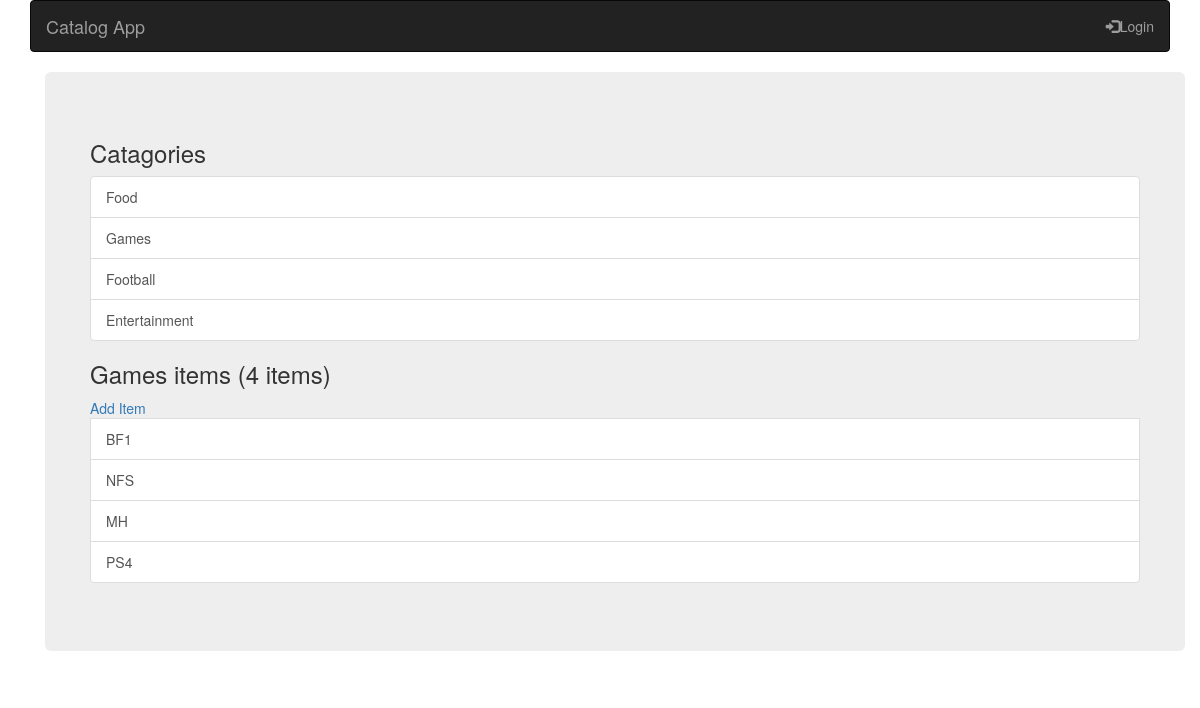
/catalog/Games/items, run on an earlier commit of the app's database.
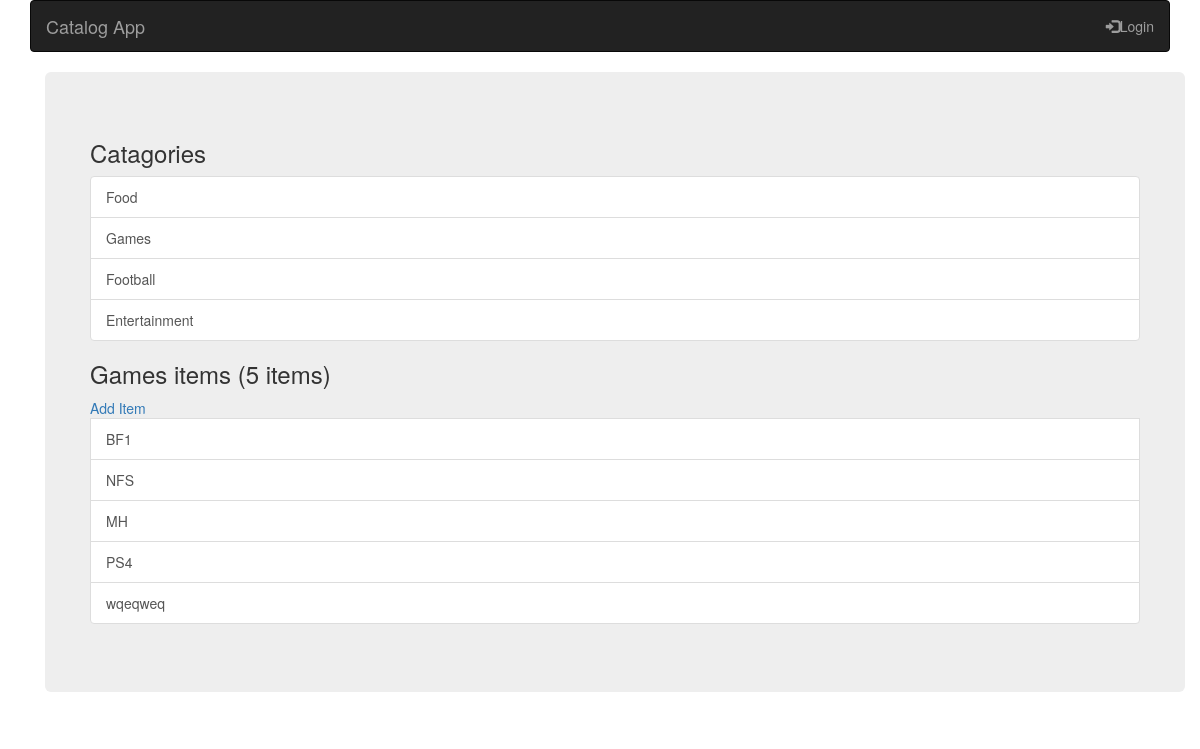
And on a later commit of the database.
### models.py (models this page shows, shortened)
class Categories(Base):
    __tablename__ = 'categories'
    id = Column(Integer, primary_key=True)
    user_id = Column(Integer, ForeignKey('user.id'))
    name = Column(String(45), nullable=False)
    user = relationship(User)

class Items(Base):
    __tablename__ = 'items'
    id = Column(Integer, primary_key=True)
    cate_id = Column(Integer, ForeignKey('categories.id'))
    name = Column(String(45), nullable=False)
    description = Column(String(100), nullable=True)
    cate = relationship(Categories)

### application.py (the view)
@app.route('/catalog/<string:category_name>/items')
def items_per_category(category_name):
    categories = session.query(Categories).all()
    category = session.query(Categories).filter_by(name=category_name).one()
    print(category.name)
    if category:
        items = session.query(Items).filter_by(cate_id=category.id).all()
        print([item.name for item in items])
        return render_template('items_per_catalog.html',
                               categories=categories,
                               selected_category=category,
                               items=items)

### templates/items_per_catalog.html (shortened to what this page needs)
{% extends "main.html" %}
{% block content %}
{% include "header.html" %}
     <main role="main" class="container">
         <div class="jumbotron">
              <div class="row">
                <div class="col-sm">
                    <h3>Catagories</h3>
                  <ul class="list-group">
                    {% for category in categories %}
                        <a class="list-group-item" href="{{url_for('items_per_category',category_name=category.name)}}">{{category.name}}</a>
                    {% endfor %}
                  </ul>
                </div>
                <div class="col-sm">
                    <h3>{{selected_category.name}} items ({{items|length}} items)</h3>
                  <ul class="list-group">
                      <a href="{{url_for('add_new_item')}}">Add Item</a>
                    {% for item in items %}
                        <a class="list-group-item" href="{{url_for('item_description',
                                                          category_name=selected_category.name,
                                                          item_name=item.name)}}">{{item.name}}</a>
                    {% endfor %}
                  </ul>
                </div>
              </div>
         </div>
    </main>
{%endblock%}

What changed in the data, as far as the page shows it:
added Items: name "wqeqweq"
Also different on the page:
{{ items|length }}: "4" → "5"
